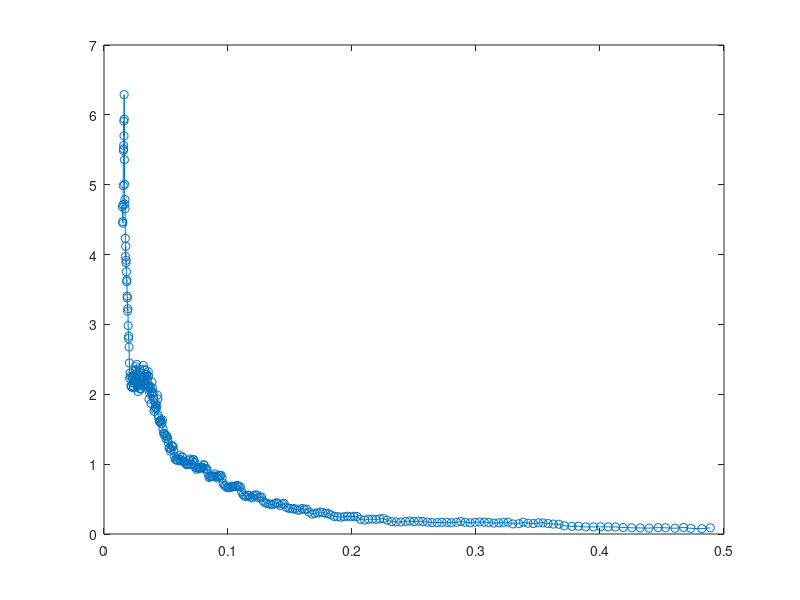

This figure's MATLAB source:
data = [
0.014903202	4.683788571
0.01505038	4.472084594
0.015211481	4.449457468
0.015360213	4.714275674
0.015503897	4.987979676
0.015636572	5.489634991
0.015754991	5.514099729
0.015886544	5.562500558
0.016002779	5.909988276
0.016119755	5.698793447
0.016244625	6.28986923
0.016338866	5.940606137
0.016476612	5.357592402
0.016596088	5.005834425
0.016751899	4.721840108
0.016887919	4.787795453
0.017039699	4.65419967
0.017183967	4.232223764
0.017365251	3.971032255
0.017530915	4.117682527
0.017699826	3.884474348
0.017885559	3.91847501
0.018051375	3.75391169
0.018252501	3.612106343
0.018432701	3.635403895
0.018631364	3.404250703
0.018837266	3.37859766
0.019038976	3.190216401
0.019268923	3.22428717
0.019466044	2.982550861
0.019730578	2.797638701
0.019958176	2.83147702
0.020216797	2.677704578
0.020472279	2.447391191
0.020779239	2.230363019
0.021089396	2.305915164
0.021376084	2.256271911
0.021699322	2.126935007
0.022023039	2.1058462
0.022352696	2.110966141
0.022674767	2.246112469
0.022965154	2.24229462
0.023288216	2.163054786
0.023601017	2.092847396
0.023945351	2.100920435
0.024255562	2.248254611
0.024556948	2.19675854
0.024881442	2.227407392
0.025174159	2.345041733
0.025467642	2.396644125
0.025747689	2.353496337
0.026051641	2.291892233
0.026347333	2.428541967
0.026617496	2.261748783
0.02695487	2.133711544
0.027261427	2.154729817
0.027592464	2.039147944
0.027935096	2.116558772
0.028241431	2.273385238
0.028539242	2.224979524
0.028858667	2.079906219
0.029199471	2.077740947
0.029519519	2.136437522
0.029842107	2.075367155
0.030181005	2.189219679
0.030469131	2.200665132
0.030804716	2.13435191
0.031112159	2.267727887
0.031409871	2.250930878
0.031721777	2.410670711
0.031979043	2.250056506
0.032331533	2.12019133
0.032626082	2.358375947
0.032913174	2.339765016
0.033212302	2.127022892
0.033557972	2.156115203
0.033848336	2.279904027
0.034159422	2.282093142
0.034449155	2.286833184
0.034758946	2.253811817
0.035057409	2.200418256
0.035381906	2.131228554
0.035700534	2.322838852
0.035971926	2.261672611
0.036306462	1.929919129
0.036681945	2.014446854
0.036986616	2.109097277
0.037331519	2.08646171
0.037643171	2.044944432
0.038001343	1.869068891
0.03837595	2.020993572
0.038678964	2.175597751
0.039005361	2.093043822
0.039333139	2.020172879
0.03968307	2.025724263
0.040008923	1.927764148
0.040393127	1.756129463
0.040788291	1.786617999
0.041159109	1.81741998
0.04154121	1.863254031
0.041893426	1.807660284
0.042298034	1.79727082
0.042654537	1.842858028
0.043040241	1.988228469
0.0433424	1.934361226
0.043747198	1.697794321
0.044147769	1.661101865
0.044570262	1.615462125
0.044993983	1.60613947
0.045421284	1.6155542
0.045839942	1.632094751
0.046258568	1.578386736
0.046705612	1.583785765
0.047121176	1.632538304
0.04754236	1.505113541
0.048028654	1.442296385
0.048489228	1.436333225
0.048979327	1.431058316
0.049443271	1.408738368
0.049948356	1.366242912
0.050442295	1.405299847
0.050919476	1.389688978
0.051424189	1.357237052
0.051924701	1.306297761
0.052468462	1.232657344
0.053031186	1.231839778
0.053575501	1.187433347
0.054179446	1.213607696
0.0546988	1.265800734
0.055256265	1.250192094
0.055788888	1.251646077
0.056344919	1.189134635
0.056934587	1.106763
0.057575678	1.067471566
0.058210411	1.066328653
0.058852636	1.060089134
0.059494646	1.048606872
0.060150692	1.076505197
0.060758823	1.127888071
0.061357064	1.070376398
0.062029793	1.045470813
0.062658059	1.104220292
0.063261346	1.102550416
0.063891261	1.041880557
0.064566121	1.04240955
0.065195119	1.030823298
0.065884393	1.007830955
0.066543197	0.995697432
0.067248638	0.992340459
0.067911777	1.003290303
0.068602022	1.04930325
0.069205555	1.072631454
0.069867439	0.99472927
0.070569812	1.00008312
0.071224116	1.04611961
0.071866539	1.064806574
0.072497849	1.063324389
0.073141814	1.023706879
0.07382223	0.954718779
0.074561613	0.926196605
0.075285437	0.94387737
0.07599711	0.948564496
0.076713546	0.953011055
0.077418259	0.933180354
0.078164598	0.946287129
0.078848903	0.950964491
0.079587921	0.956035794
0.080264372	0.993393709
0.080949892	0.98012247
0.081644508	0.938854386
0.082390402	0.925845063
0.083104942	0.926874127
0.083848911	0.862581672
0.084671821	0.809397688
0.085518346	0.818292087
0.086322704	0.822622428
0.087160153	0.824787698
0.087959801	0.827666802
0.088791175	0.829522091
0.08958678	0.859929383
0.09036026	0.827068628
0.091217839	0.802482643
0.092040869	0.822012367
0.092858125	0.839973348
0.093645698	0.836205387
0.094469815	0.839931145
0.095249853	0.801945616
0.09614957	0.722839038
0.097112948	0.694757148
0.098087425	0.685500016
0.099076413	0.666529657
0.100106189	0.667029948
0.101093054	0.661935479
0.102137763	0.672811013
0.103091178	0.683886468
0.10410298	0.675406371
0.105080479	0.677553345
0.106085409	0.679436148
0.107056832	0.696966074
0.108011504	0.686489623
0.109011774	0.680436725
0.109983258	0.673495086
0.111003282	0.601794446
0.112211377	0.561913985
0.11338869	0.545980271
0.11466555	0.537116947
0.115882425	0.553458343
0.117084789	0.553663388
0.118299913	0.528771586
0.119615176	0.517803632
0.120882897	0.545012308
0.122068293	0.561145308
0.123264656	0.555678418
0.124472636	0.520766227
0.125829273	0.52976335
0.12699269	0.529255466
0.128350879	0.471083767
0.12982454	0.44890945
0.131321319	0.43714674
0.132873561	0.430424544
0.134416538	0.424735996
0.136008804	0.418915265
0.137593848	0.434748899
0.13906896	0.44889353
0.140556284	0.435105552
0.142123927	0.406272945
0.143826539	0.431330483
0.145202646	0.43559061
0.146873904	0.38520894
0.148646869	0.370251378
0.150455383	0.366129854
0.15226672	0.359875518
0.154136161	0.362660364
0.155917205	0.341937136
0.158005834	0.344432664
0.159756453	0.365890678
0.161618042	0.351999751
0.163509126	0.356801298
0.165318128	0.312307767
0.167734072	0.284492926
0.169952802	0.294421509
0.172209486	0.301705925
0.174317217	0.313567614
0.176406157	0.30755039
0.178593321	0.296399982
0.18084022	0.293447982
0.183068975	0.272718722
0.185652849	0.25138771
0.188285923	0.248275093
0.190931026	0.241133457
0.193716104	0.24690403
0.196229853	0.254615279
0.198850564	0.245497821
0.201550796	0.253575496
0.203997816	0.250639689
0.206754495	0.210670626
0.210183623	0.199435008
0.213282024	0.212570597
0.216302051	0.212471403
0.219397711	0.209373524
0.222502404	0.217001171
0.225374487	0.22002731
0.228391838	0.197660872
0.231924333	0.178101892
0.235653173	0.173295988
0.23937857	0.17129447
0.243185947	0.180832728
0.246505727	0.18555977
0.250124499	0.178028142
0.253729817	0.18467823
0.257080769	0.180209535
0.260851262	0.170696968
0.264590379	0.16329354
0.268692328	0.162970258
0.272437089	0.166024059
0.276385826	0.166986267
0.280076945	0.160957722
0.284302798	0.167758743
0.28766304	0.179327818
0.291392109	0.16756484
0.295241256	0.160594931
0.299289786	0.16795213
0.302783481	0.171020668
0.306688641	0.169986415
0.310218307	0.165404303
0.314321028	0.156140833
0.31829316	0.159414924
0.322220228	0.16720155
0.325815244	0.168565745
0.329673038	0.14434855
0.334507881	0.147841597
0.338147418	0.168482309
0.341935561	0.154635415
0.346230568	0.148879819
0.350319842	0.15953228
0.354044911	0.159344112
0.358134208	0.149428838
0.36236702	0.142151005
0.366870667	0.139869974
0.371233278	0.117614763
0.377400004	0.109605957
0.38250983	0.112149716
0.388402844	0.101508712
0.394643223	0.101762465
0.400481835	0.102715415
0.406587769	0.102452574
0.412433559	0.10074534
0.418719179	0.093116781
0.425532252	0.088662224
0.432445719	0.086713776
0.439535834	0.084018094
0.446865372	0.091124821
0.452799243	0.088748233
0.460457635	0.082265125
0.467426023	0.093673289
0.473273777	0.081402972
0.482145726	0.076345018
0.488922923	0.087946827];
plot(data(:,1), data(:,2), '-o')
save('Cm_0T.mat', 'data')